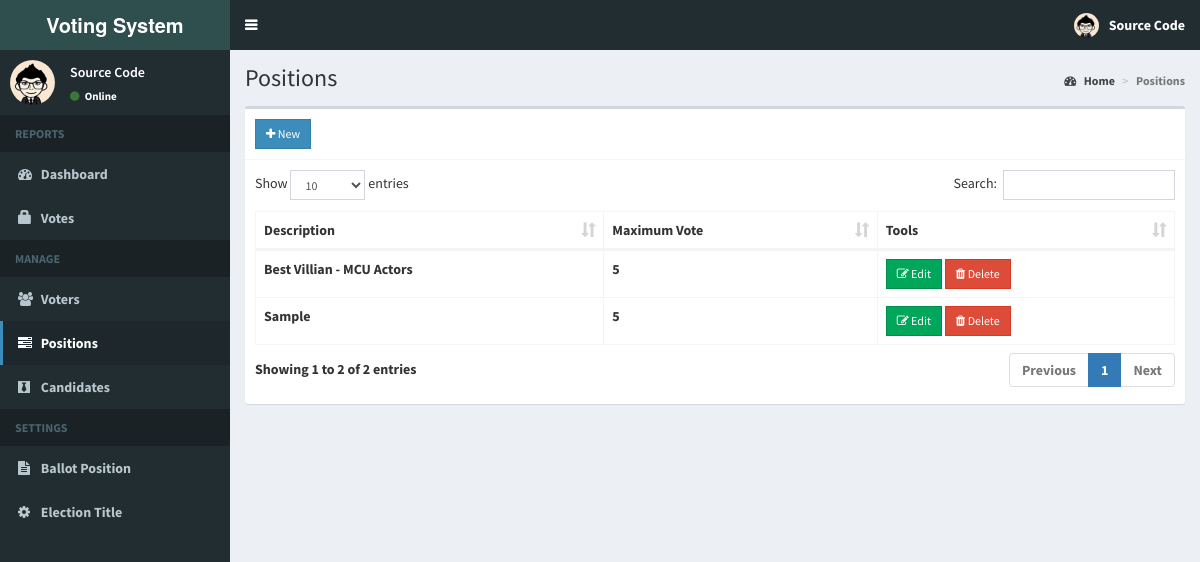
Page /admin/positions.php (signed in) on the committed database.
### tables this page shows
CREATE TABLE `positions` (
  `id` int(11) NOT NULL,
  `description` varchar(50) NOT NULL,
  `max_vote` int(11) NOT NULL,
  `priority` int(11) NOT NULL
);

### admin/includes/session.php (called while the page is built, shortened)
<?php
	include 'includes/conn.php';
	$sql = "SELECT * FROM admin WHERE id = '".$conn->real_escape_string($_SESSION['admin'])."'";
	$query = $conn->query($sql);
	$user = ($query && $query instanceof mysqli_result) ? $query->fetch_assoc() : null;
?>

### admin/positions.php (the view, shortened to what this page needs)
<?php include 'includes/session.php'; ?>
<?php include 'includes/header.php'; ?>
<body class="hold-transition skin-blue sidebar-mini">
<div class="wrapper">
  <?php include 'includes/navbar.php'; ?>
  <?php include 'includes/menubar.php'; ?>
  <div class="content-wrapper">
    <section class="content-header">
      <h1>
        Positions
      </h1>
      <ol class="breadcrumb">
        <li><a href="#"><i class="fa fa-dashboard"></i> Home</a></li>
        <li class="active">Positions</li>
      </ol>
    </section>
    <section class="content">
      <div class="row">
        <div class="col-xs-12">
          <div class="box">
            <div class="box-header with-border">
              <a href="#addnew" data-toggle="modal" class="btn btn-primary btn-sm btn-flat"><i class="fa fa-plus"></i> New</a>
            </div>
            <div class="box-body">
              <table id="example1" class="table table-bordered">
                <thead>
                  <th>Description</th>
                  <th>Maximum Vote</th>
                  <th>Tools</th>
                </thead>
                <tbody>
                  <?php
                    $sql = "SELECT * FROM positions ORDER BY priority ASC";
                    $query = $conn->query($sql);
                    if($query && $query instanceof mysqli_result){
                      while($row = $query->fetch_assoc()){
                        echo "
                          <tr>
                            <td class='hidden'></td>
                            <td>".$row['description']."</td>
                            <td>".$row['max_vote']."</td>
                            <td>
                              <button class='btn btn-success btn-sm edit btn-flat' data-id='".$row['id']."'><i class='fa fa-edit'></i> Edit</button>
                              <button class='btn btn-danger btn-sm delete btn-flat' data-id='".$row['id']."'><i class='fa fa-trash'></i> Delete</button>
                            </td>
                          </tr>
                        ";
                      }
                    }
                  ?>
                </tbody>
              </table>
            </div>
          </div>
        </div>
      </div>
    </section>
  </div>
</div>
</body>
</html>

### admin/includes/navbar.php (shortened to what this page needs)
<header class="main-header">
  <a href="home.php" class="logo">
    <span class="logo-lg"><b>Voting System </span>
  </a>
  <nav class="navbar navbar-static-top">
    <a href="#" class="sidebar-toggle" data-toggle="push-menu" role="button">
    </a>
    <div class="navbar-custom-menu">
      <ul class="nav navbar-nav">
        <li class="dropdown user user-menu">
          <a href="#" class="dropdown-toggle" data-toggle="dropdown">
            <img src="<?php echo (!empty($user['photo'])) ? '../images/'.$user['photo'] : '../images/profile.jpg'; ?>" class="user-image" alt="User Image">
            <span class="hidden-xs"><?php echo $user['firstname'].' '.$user['lastname']; ?></span>
          </a>
        </li>
      </ul>
    </div>
  </nav>
</header>

### admin/includes/menubar.php (shortened to what this page needs)
<aside class="main-sidebar">
  <section class="sidebar">
    <div class="user-panel">
      <div class="pull-left image">
        <img src="<?php echo (!empty($user['photo'])) ? '../images/'.$user['photo'] : '../images/profile.jpg'; ?>" class="img-circle" alt="User Image">
      </div>
      <div class="pull-left info">
        <p><?php echo $user['firstname'].' '.$user['lastname']; ?></p>
        <a><i class="fa fa-circle text-success"></i> Online</a>
      </div>
    </div>
    <ul class="sidebar-menu" data-widget="tree">
      <li class="header">REPORTS</li>
      <li class=""><a href="home.php"><i class="fa fa-dashboard"></i> <span>Dashboard</span></a></li>
      <li class=""><a href="votes.php"><span class="glyphicon glyphicon-lock"></span> <span>Votes</span></a></li>
      <li class="header">MANAGE</li>
      <li class=""><a href="voters.php"><i class="fa fa-users"></i> <span>Voters</span></a></li>
      <li class=""><a href="positions.php"><i class="fa fa-tasks"></i> <span>Positions</span></a></li>
      <li class=""><a href="candidates.php"><i class="fa fa-black-tie"></i> <span>Candidates</span></a></li>
      <li class="header">SETTINGS</li>
      <li class=""><a href="ballot.php"><i class="fa fa-file-text"></i> <span>Ballot Position</span></a></li>
      <li class=""><a href="#config" data-toggle="modal"><i class="fa fa-cog"></i> <span>Election Title</span></a></li>
    </ul>
  </section>
</aside>

### rows in the picture
positions: description "Best Villian - MCU Actors", max_vote "5"
positions: description "Sample", max_vote "5"

### other values in the picture
$user['firstname'] "Source"
$user['lastname'] "Code"
